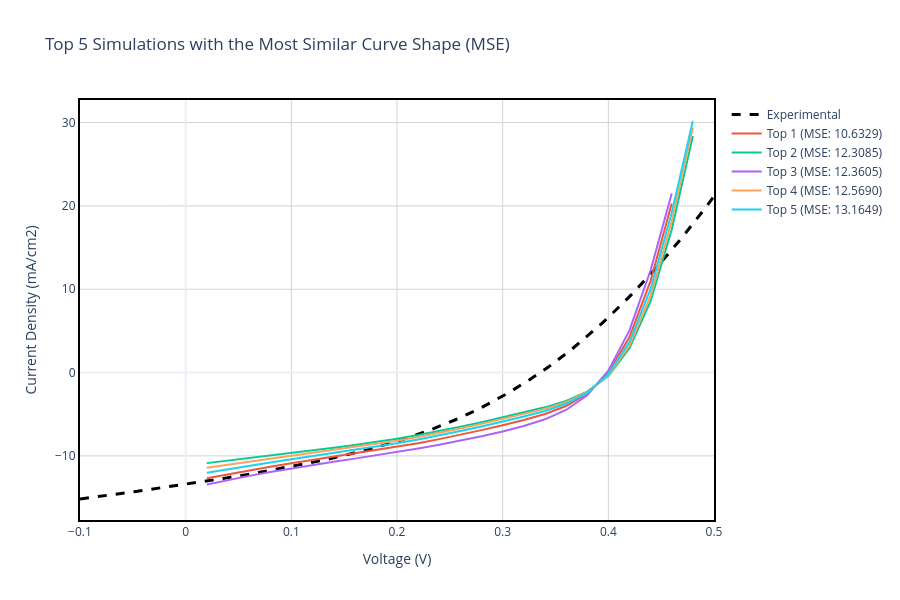

The notebook cell this image was saved under:
### Markdown cell above
## Section 5: Shape-Based Comparison Using Mean Squared Error (MSE)

### Motivation
While parameter-based matching identifies designs meeting target specifications, it does not guarantee realistic device physics. Two J-V curves can have identical parameters but very different shapes, indicating different dominant loss mechanisms. This section employs a **shape-matching algorithm** to identify simulations whose curve morphology most closely resembles the experimental measurement.

### Mathematical Approach
For each simulation, we:

1. **Interpolate** the simulated J-V curve to the exact voltages measured in the experiment
2. **Calculate Mean Squared Error** in the overlapping voltage range:

$$\text{MSE} = \frac{1}{N} \sum_{i=1}^{N} \left(J_i^{exp} - J_i^{sim}(V_i)\right)^2$$

where $J^{exp}$ is experimental current density at measured voltages, $J^{sim}(V_i)$ is interpolated simulated current density at those same voltages, and $N$ is the number of measurement points.

3. **Identify** the top 5 simulations with **lowest MSE** values

### Interpretation
Lower MSE values indicate better agreement in curve shape. This metric is sensitive to:
- The "knee" or transition region of the J-V curve (determined by series/shunt resistance and ideality factors)
- Overall current deficit and voltage losses
- Non-ideal behavior like S-shaped curves or kinks caused by interface barriers

### Comparison with Parameter-Based Matching
- **Parameter-based**: Focuses on specific values ($V_{oc}$, $J_{sc}$, $FF$, $\eta$)
- **Shape-based (MSE)**: Focuses on the entire curve morphology and transition characteristics

Together, these approaches provide complementary insights into which simulations best capture experimental device behavior.

### Code cell
for d in scaps_data:
    v_sim = d['v(V)']
    j_sim = d['jtot(mA/cm2)']
    
    # Create an interpolator to compare with the exact voltages measured in the lab
    interp_func = interp1d(v_sim, j_sim, kind='linear', fill_value="extrapolate")
    
    # Evaluate only in the overlapping region (common Voltage Range)
    v_min, v_max = max(v_sim.min(), exp_data['v(V)'].min()), min(v_sim.max(), exp_data['v(V)'].max())
    valid_exp = exp_data[(exp_data['v(V)'] >= v_min) & (exp_data['v(V)'] <= v_max)]
    
    if len(valid_exp) > 5:
        j_sim_interp = interp_func(valid_exp['v(V)'])
        mse = mean_squared_error(valid_exp['jtot(mA/cm2)'], j_sim_interp)
        d['mse'] = mse
    else:
        d['mse'] = float('inf')

top_5_mse = sorted(scaps_data, key=lambda x: x.get('mse', float('inf')))[:5]

# Print MSE-based ranking for top 5 matches to terminal
print("\n" + "="*120)
print("TOP 5 MSE MATCHES - SHAPE COMPARISON RESULTS")
print("="*120)
for i, d in enumerate(top_5_mse):
    print(f"\n🔍 Top {i+1} (MSE: {d['mse']:.6f}) - {d['label']}")
    print(f"   Batch Parameters: {d['batch_params']}")
    print(f"   Voc: {d['Voc']:.6f} V | Jsc: {d['Jsc']:.4f} mA/cm² | FF: {d['FF']:.4f} % | η: {d['eta']:.4f} %")
print("="*120)

# ------------------ PLOT 4: TOP 5 VS EXPERIMENTAL (MSE SHAPE) ------------------
fig4 = go.Figure()
fig4.add_trace(go.Scatter(
    x=exp_data['v(V)'], y=exp_data['jtot(mA/cm2)'], 
    mode='lines', name='Experimental', line=dict(color='black', dash='dash', width=3)
))

for i, d in enumerate(top_5_mse):
    v_filtered = d['v(V)']
    j_filtered = d['jtot(mA/cm2)']
    
    hover_text = f"<b>{d['label']}</b><br>MSE: {d['mse']:.4f}"
    fig4.add_trace(go.Scatter(
        x=v_filtered, y=j_filtered, mode='lines', 
        name=f"Top {i+1} (MSE: {d['mse']:.4f})", hoverinfo='text', hovertext=hover_text
    ))

fig4.update_xaxes(showline=True, linewidth=2, linecolor='black', mirror=True)
fig4.update_yaxes(showline=True, linewidth=2, linecolor='black', mirror=True)
fig4.update_layout(
    title='Top 5 Simulations with the Most Similar Curve Shape (MSE)',
    xaxis_title='Voltage (V)', yaxis_title='Current Density (mA/cm2)',
    hovermode='closest', template='plotly_white', width=900, height=600,
    plot_bgcolor='white',
    xaxis=dict(showgrid=True, gridwidth=1, gridcolor='lightgray'),
    yaxis=dict(showgrid=True, gridwidth=1, gridcolor='lightgray')
)
fig4.show()
fig4.write_image(os.path.join(plots_dir, 'Top5_MSE_Shape.png'), width=900, height=600)
print(f"✅ Saved Plot 4 to {plots_dir}/Top5_MSE_Shape.png")

### Figure 1 — Plotly figure (JSON) as saved in the notebook; plotly's stock layout.template omitted (floating-point values rounded to 4 significant figures; data arrays with more than 128 entries replaced by an {"elided": "..."} marker saying what was removed)
{"data": [{"line": {"color": "black", "dash": "dash", "width": 3}, "mode": "lines", "name": "Experimental", "type": "scatter", "x": {"elided": "200 float values"}, "y": {"elided": "200 float values"}}, {"hoverinfo": "text", "hovertext": "<b>shallow donor density[1/cm] = 5.000e+17</b><br>MSE: 10.6329", "mode": "lines", "name": "Top 1 (MSE: 10.6329)", "type": "scatter", "x": [0.02, 0.04, 0.06, 0.08, 0.1, 0.12, 0.14, 0.16, 0.18, 0.2, 0.22, 0.24, 0.26, 0.28, 0.3, 0.32, 0.34, 0.36, 0.38, 0.4, 0.42, 0.44, 0.46], "y": [-12.68, -12.19, -11.73, -11.3, -10.89, -10.5, -10.12, -9.731, -9.336, -8.919, -8.471, -7.987, -7.466, -6.911, -6.325, -5.698, -4.976, -4.015, -2.533, -0.02062, 4.255, 11.01, 20.29]}, {"hoverinfo": "text", "hovertext": "<b>shallow donor density[1/cm] = 2.000e+17</b><br>MSE: 12.3085", "mode": "lines", "name": "Top 2 (MSE: 12.3085)", "type": "scatter", "x": [0.02, 0.04, 0.06, 0.08, 0.1, 0.12, 0.14, 0.16, 0.18, 0.2, 0.22, 0.24, 0.26, 0.28, 0.3, 0.32, 0.34, 0.36, 0.38, 0.4, 0.42, 0.44, 0.46, 0.48], "y": [-10.87, -10.57, -10.27, -9.965, -9.657, -9.345, -9.024, -8.688, -8.329, -7.938, -7.506, -7.029, -6.508, -5.954, -5.382, -4.797, -4.174, -3.413, -2.294, -0.4051, 2.923, 8.563, 17.17, 28.39]}, {"hoverinfo": "text", "hovertext": "<b>shallow donor density[1/cm] = 6.000e+17</b><br>MSE: 12.3605", "mode": "lines", "name": "Top 3 (MSE: 12.3605)", "type": "scatter", "x": [0.02, 0.04, 0.06, 0.08, 0.1, 0.12, 0.14, 0.16, 0.18, 0.2, 0.22, 0.24, 0.26, 0.28, 0.3, 0.32, 0.34, 0.36, 0.38, 0.4, 0.42, 0.44, 0.46], "y": [-13.43, -12.9, -12.4, -11.94, -11.51, -11.1, -10.71, -10.33, -9.944, -9.544, -9.121, -8.668, -8.178, -7.647, -7.068, -6.412, -5.61, -4.488, -2.722, 0.2305, 5.066, 12.27, 21.5]}, {"hoverinfo": "text", "hovertext": "<b>shallow donor density[1/cm] = 3.000e+17</b><br>MSE: 12.5690", "mode": "lines", "name": "Top 4 (MSE: 12.5690)", "type": "scatter", "x": [0.02, 0.04, 0.06, 0.08, 0.1, 0.12, 0.14, 0.16, 0.18, 0.2, 0.22, 0.24, 0.26, 0.28, 0.3, 0.32, 0.34, 0.36, 0.38, 0.4, 0.42, 0.44, 0.46, 0.48], "y": [-11.43, -11.07, -10.71, -10.36, -10.01, -9.666, -9.319, -8.962, -8.584, -8.177, -7.732, -7.244, -6.716, -6.159, -5.584, -4.995, -4.355, -3.554, -2.354, -0.3152, 3.261, 9.239, 18.15, 29.36]}, {"hoverinfo": "text", "hovertext": "<b>shallow donor density[1/cm] = 4.000e+17</b><br>MSE: 13.1649", "mode": "lines", "name": "Top 5 (MSE: 13.1649)", "type": "scatter", "x": [0.02, 0.04, 0.06, 0.08, 0.1, 0.12, 0.14, 0.16, 0.18, 0.2, 0.22, 0.24, 0.26, 0.28, 0.3, 0.32, 0.34, 0.36, 0.38, 0.4, 0.42, 0.44, 0.46, 0.48], "y": [-12.02, -11.6, -11.18, -10.79, -10.41, -10.04, -9.673, -9.299, -8.908, -8.491, -8.04, -7.549, -7.02, -6.461, -5.881, -5.278, -4.607, -3.743, -2.43, -0.1934, 3.688, 10.03, 19.19, 30.19]}], "layout": {"height": 600, "hovermode": "closest", "plot_bgcolor": "white", "title": {"text": "Top 5 Simulations with the Most Similar Curve Shape (MSE)"}, "width": 900, "xaxis": {"gridcolor": "lightgray", "gridwidth": 1, "linecolor": "black", "linewidth": 2, "mirror": true, "showgrid": true, "showline": true, "title": {"text": "Voltage (V)"}}, "yaxis": {"gridcolor": "lightgray", "gridwidth": 1, "linecolor": "black", "linewidth": 2, "mirror": true, "showgrid": true, "showline": true, "title": {"text": "Current Density (mA/cm2)"}}}}
